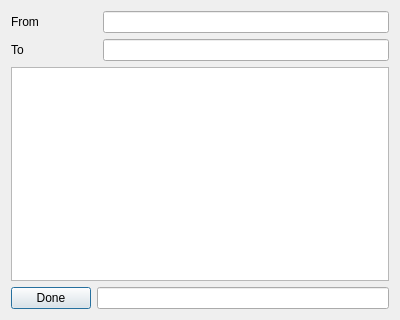
<?xml version="1.0" encoding="UTF-8"?>
<ui version="4.0">
 <class>ImportReport</class>
 <widget class="QDialog" name="ImportReport">
  <property name="geometry">
   <rect>
    <x>0</x>
    <y>0</y>
    <width>400</width>
    <height>320</height>
   </rect>
  </property>
  <property name="windowTitle">
   <string>Import</string>
  </property>
  <layout class="QGridLayout" name="gridLayout">
   <item row="0" column="0">
    <widget class="QLabel" name="fromLabel">
     <property name="text">
      <string>From</string>
     </property>
    </widget>
   </item>
   <item row="0" column="2">
    <widget class="QLineEdit" name="sourceLine"/>
   </item>
   <item row="1" column="0">
    <widget class="QLabel" name="toLabel">
     <property name="text">
      <string>To</string>
     </property>
    </widget>
   </item>
   <item row="1" column="2">
    <widget class="QLineEdit" name="destLine"/>
   </item>
   <item row="2" column="0" colspan="3">
    <widget class="QTextEdit" name="messageBox">
     <property name="readOnly">
      <bool>true</bool>
     </property>
    </widget>
   </item>
   <item row="3" column="0">
    <widget class="QPushButton" name="doneButton">
     <property name="text">
      <string>Done</string>
     </property>
    </widget>
   </item>
   <item row="3" column="1" colspan="2">
    <widget class="QLineEdit" name="statusLine"/>
   </item>
  </layout>
 </widget>
 <resources/>
 <connections/>
</ui>
